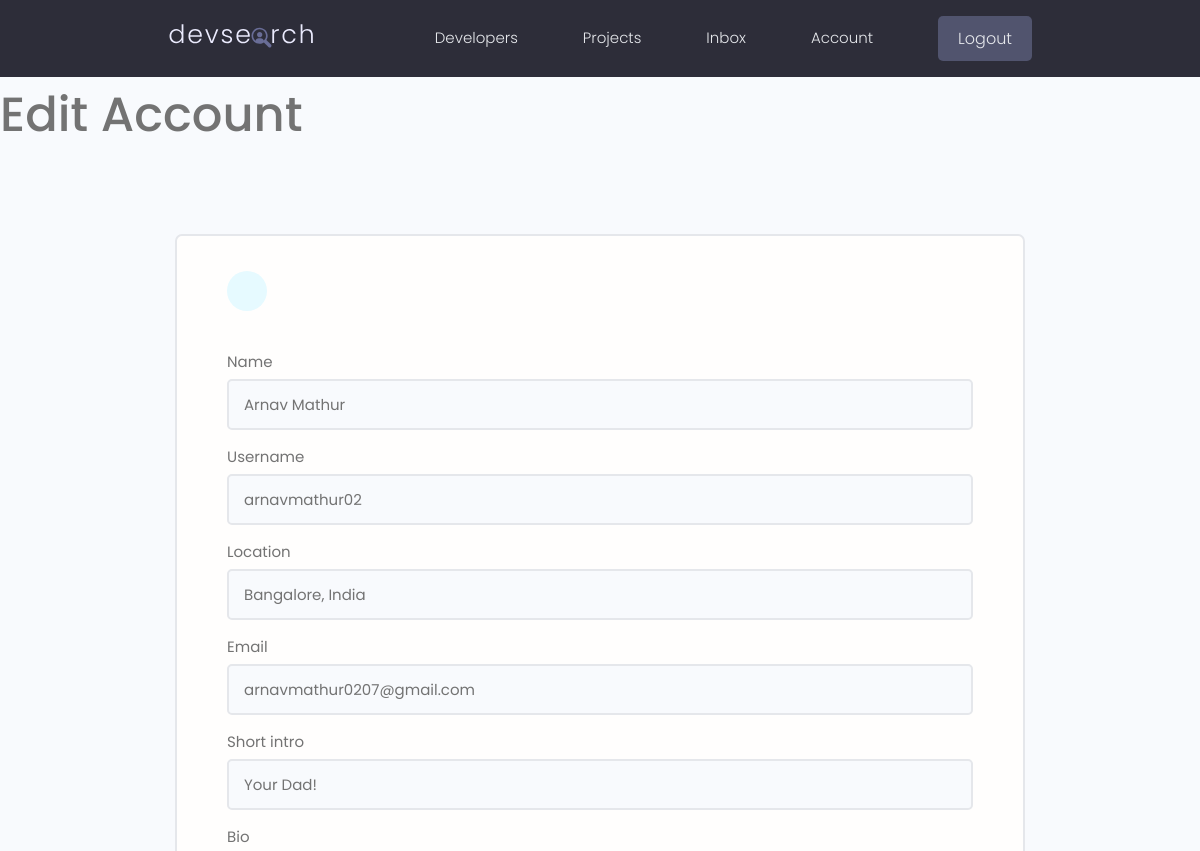
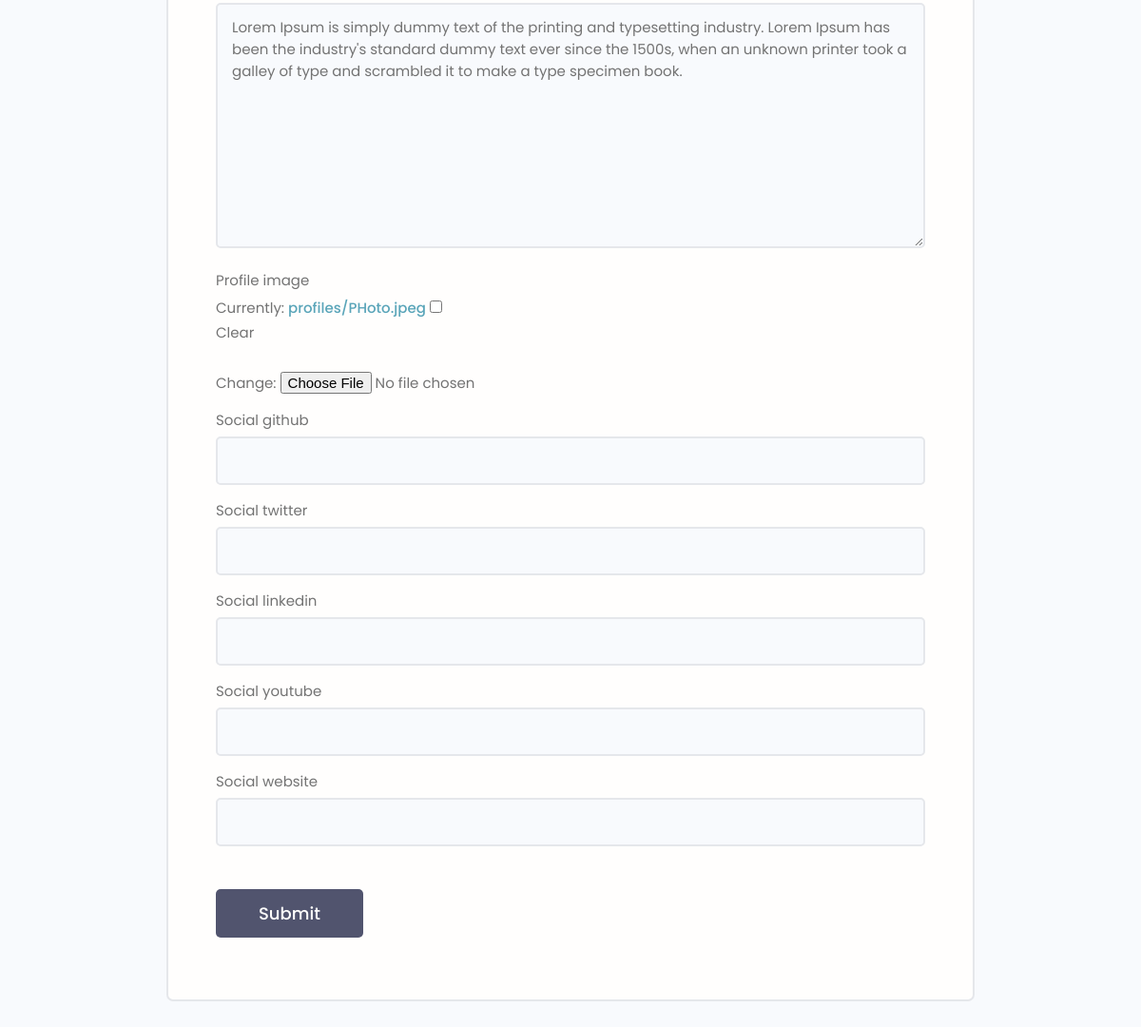
The app's page /edit-account/ (signed in) with its own data (2 pictures, top to bottom).
### users/models.py (models this page shows, shortened)
class Profile(models.Model):
    user = models.OneToOneField(User, on_delete=models.CASCADE, null=True, blank=True)
    name = models.CharField(max_length=200, blank=True, null=True)
    username = models.CharField(max_length=200, blank=True, null=True)
    location = models.CharField(max_length=200, blank=True, null=True)
    email = models.EmailField(max_length=500, blank=True, null=True)
    short_intro = models.CharField(max_length=200, blank=True, null=True)
    bio = models.TextField(blank=True, null=True)
    profile_image = models.ImageField(upload_to='profiles/', default='profiles/user-default.png', null=True, blank=True)
    social_github = models.CharField(max_length=200, blank=True, null=True)
    social_twitter = models.CharField(max_length=200, blank=True, null=True)
    social_linkedin = models.CharField(max_length=200, blank=True, null=True)
    social_youtube = models.CharField(max_length=200, blank=True, null=True)
    social_website = models.CharField(max_length=200, blank=True, null=True)
    created = models.DateTimeField(auto_now_add=True)
    id = models.UUIDField(default=uuid.uuid4, unique=True, primary_key=True, editable=False)

### users/views.py (the view)
# urls.py: path('edit-account/', views.editAccount, name='edit-account'),
@login_required(login_url='login')
def editAccount(request):
    profile = request.user.profile
    form = ProfileForm(instance=profile)
    if request.method == "POST":
        form = ProfileForm(request.POST, request.FILES, instance=profile)
        if form.is_valid():
            form.save()
            return redirect('account')
    context = {'form': form}
    return render(request, 'users/profile_form.html', context)

### users/forms.py
class ProfileForm(ModelForm):
    class Meta:
        model = Profile
        fields = '__all__'
        exclude = ['user']
    def __init__(self, *args, **kwargs):
        super(ProfileForm, self).__init__(*args, **kwargs)
        for name, field in self.fields.items():
            field.widget.attrs.update({'class': 'input'})

### users/templates/users/profile_form.html (shortened to what this page needs)
{% extends 'main.html' %}
{% block content %}
<h1>Edit Account</h1>
<main class="formPage my-xl">
    <div class="content-box">
        <div class="formWrapper">
            <a class="backButton" href="{% url 'account' %}"></a>
            <br>
            <form class="form" method="POST" action="{% url 'edit-account' %}">
                {% for field in form %}
                    <div class="form__field">
                        <label for="formInput#text">{{ field.label }}</label>
                        {{ field }}
                    </div>
                {% endfor %}
                <input class="btn btn--sub btn--lg  my-md" type="submit" value="Submit" />
            </form>
        </div>
    </div>
</main>
{% endblock content %}

### static/styles/app.css (style rules this page uses)
:root { --color-sub: #2d2d39; }
.btn--sub { background-color: var(--color-sub-light); }
.content-box { width: 95%; max-width: 85rem; margin: 0 auto; }
.backButton { background: var(--color-main-light); color: var(--color-main); width: 4rem; height: 4rem; display: flex; align-items: center; justify-content: center; border-radius: 50%; }
.formPage .formWrapper { list-style: none; background: var(--color-white); padding: 3.5rem 5rem; border: 2px solid var(--color-light); border-radius: 0.7rem; }

### static/uikit/styles/modules/_variables.css (style rules this page uses)
:root { --color-main: #5aa5b9; --color-main-light: #e6faff; --color-sub: #3f4156; --color-sub-light: #51546e; --color-sub-lighter: #ededfd; --color-text: #737373; --color-gray: #8b8b8b; --color-light: #e5e7eb; --color-light-gray: #767676; --color-bg: #f8fafd; --color-white: #fffefd; --color-white-light: #f3f3f3; --color-success: #359e64; --color-success-bg: #def8e8; --color-error: #fc4b0b; --color-error-bg: #fff2ee; --font-base: 'Poppins', arial, helvetica, 'Segoe UI', roboto, ubuntu, sans-serif; --font-monospace: 'Fira Code', 'Courier New', courier, monospace; --font-regular: 300; --font-medium: 500; --font-bold: 700; --generic-shadow: 1px 1px 5px #00000010; --generic-transition: all 0.3s ease-in-out; }

### static/uikit/styles/modules/_base.css (style rules this page uses)
* { margin: 0; padding: 0; box-sizing: border-box; text-rendering: optimizeLegibility; color: inherit; font-size: inherit; }
html { font-size: 50%; }
@media only screen and (min-width: 480px) { html { font-size: 56.25%; } }
@media only screen and (min-width: 1200px) { html { font-size: 62.5%; } }
body { line-height: 1.6; font-weight: 400; font-size: 1.5rem; color: var(--color-text); background-color: var(--color-bg); min-height: 100vh; }

### static/uikit/styles/modules/_typography.css (style rules this page uses)
* { font-family: var(--font-base); }
h1 { font-size: 4.8rem; font-weight: var(--font-medium); }
a { padding-bottom: 2px; text-decoration: none; display: inline-block; color: var(--color-main); font-weight: var(--font-medium); }

### static/uikit/styles/modules/_utilities.css (style rules this page uses)
.my-md { margin: 3rem auto; }
.my-xl { margin: 8rem auto; }

### static/uikit/styles/modules/_button.css (style rules this page uses)
.btn { display: inline-block; position: relative; cursor: pointer; background-color: var(--color-light); font-weight: var(--font-medium); color: var(--color-sub); text-decoration: none; padding: 1rem 2rem; border-radius: 0.5rem; border: none; width: -webkit-fit-content; width: -moz-fit-content; width: fit-content; height: -webkit-fit-content; height: -moz-fit-content; height: fit-content; font-size: 1.6rem; outline-width: 0; outline-color: transparent; -webkit-backface-visibility: hidden; backface-visibility: hidden; transition: all 0.3s ease-in-out; }
.btn--sub { background-color: var(--color-sub); color: var(--color-white); }
.btn--lg { font-size: 1.8rem; padding: 1.2rem 4.5rem; }

### static/uikit/styles/modules/_form.css (style rules this page uses)
.form { display: block; }
.form__field { margin-top: 1.5rem; margin-bottom: 1.5rem; }
.form__label, .form__field > label { display: block; margin-bottom: 0.5rem; color: var(--color-text); }
input.input[type='text'], input.input[type='email'], input.input[type='password'], input.input[type='number'], textarea.input { min-width: 24rem; width: 100%; padding: 1.2rem 1.5rem; border-radius: 0.5rem; border: 2px solid var(--color-light); transition: all 0.3s ease-in-out; background-color: var(--color-bg); }

### records on screen
Profile: form "Arnav Mathur" "arnavmathur02" "Bangalore, India" "arnavmathur0207@gmail.com" "Your Dad!" "Lorem Ipsum is simply dummy text of the printing and typesetting industry. Lorem Ipsum has been the industry's standard dummy text ever since the 1500s, when an unknown printer took a galley of type and scrambled it to make a type specimen book."

### other values on screen
{{ field.label }} "Name" "Username" "Location" "Email" "Short intro" "Bio" "Profile image" "Social github" "Social twitter" "Social linkedin" "Social youtube" "Social website"
